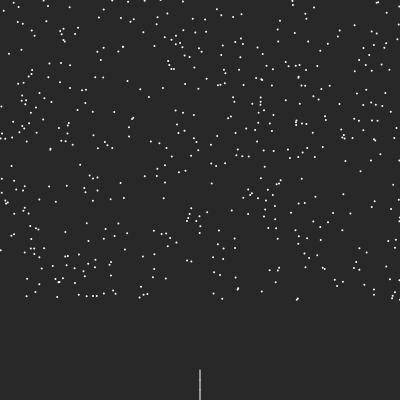
Frame 1 (no input)
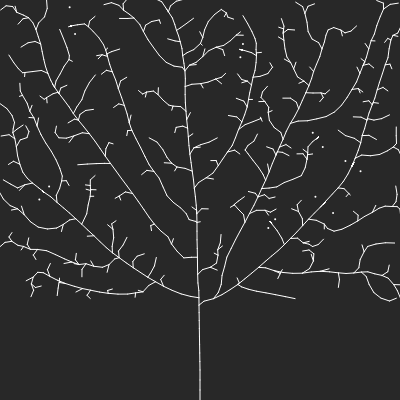
Frame 60 (no input)
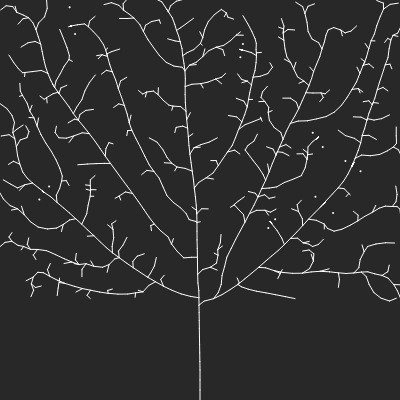
Frame 120 (the mouse pressed at the canvas centre since frame 60)

The p5.js sketch that drew these frames (run headless with seeded random() and noise() and a simulated clock; from frame 60 on, the mouse is pressed at the canvas centre):

// p5.js sketch
// ── sketch.js
let tree;
let max_dist = 80,
    min_dist = 5;

function setup() {
  createCanvas(400, 400)
  frameRate(60)
  
  tree = new Tree()
}

function draw() {
  background(40)
  tree.show()
  tree.grow()
}
// ── branch.js
class Branch {
  constructor(parent, pos, dir) {
    this.parent = parent
    this.pos = pos
    this.dir = dir
    this.origDir = this.dir.copy()
    this.count = 0
    this.len = 10
  }

  reset() {
    this.dir = this.origDir.copy()
    this.count = 0
  }

  next() {
    let nextDir = p5.Vector.mult(this.dir, this.len)
    let nextPos = p5.Vector.add(this.pos, nextDir)
    let nextBranch = new Branch(this, nextPos, this.dir.copy())
    return nextBranch
  }

  show() {
    if (this.parent != null) {
      stroke(255)
      line(this.pos.x, this.pos.y, this.parent.pos.x, this.parent.pos.y)
    }
  }
}
// ── leaf.js
class Leaf {
  constructor() {
    this.pos = createVector(random(width), random(height-100))
    this.reached = false
  }

  show() {
    fill(255)
    noStroke()
    circle(this.pos.x, this.pos.y, 2)
  }
}
// ── tree.js
class Tree {
  constructor() {
    this.leaves = []
    this.branches = []

    for (let i = 0; i < 500; i++) {
      this.leaves.push(new Leaf())
    }

    let pos = createVector(width / 2, height)
    let dir = createVector(0, -1)
    let rootBranch = new Branch(null, pos, dir)

    this.branches.push(rootBranch)

    let current = rootBranch

    let found = false
    while (!found) {
      for (let i = 0; i < this.leaves.length; i++) {
        let d = p5.Vector.dist(current.pos, this.leaves[i].pos)
        if (d < max_dist) {
          found = true
        }
      }

      if (!found) {
        let branch = current.next()
        current = branch
        this.branches.push(current)
      }
    }
  }

  grow() {
    for (let leaf of this.leaves) {
      let closestBranch = null
      let record = 100000
      for (let branch of this.branches) {
        let d = p5.Vector.dist(leaf.pos, branch.pos)
        if (d < min_dist) {
          leaf.reached = true
          closestBranch = null
          break
        } else if (d < record) {
          closestBranch = branch
          record = d
        } 
      }
      if (closestBranch != null) {
        let newDir = p5.Vector.sub(leaf.pos, closestBranch.pos)
        newDir.normalize()
        closestBranch.dir.add(newDir)
        closestBranch.count++
      }
    }
    
    for (let i = this.leaves.length - 1; i >= 0; i--) {
      if (this.leaves[i].reached) {
        this.leaves.splice(i, 1)
      }
    }

    for (let i = this.branches.length - 1; i >= 0; i--) {
      let branch = this.branches[i]
      if (branch.count > 0) {
        branch.dir.div(branch.count + 1)
        this.branches.push(branch.next())
      }
      branch.reset()
    }
  }

  show() {
    for (let leaf of this.leaves) {
      leaf.show()
    }

    for (let branch of this.branches) {
      console.log(branch)
      branch.show()
    }
  }

}
